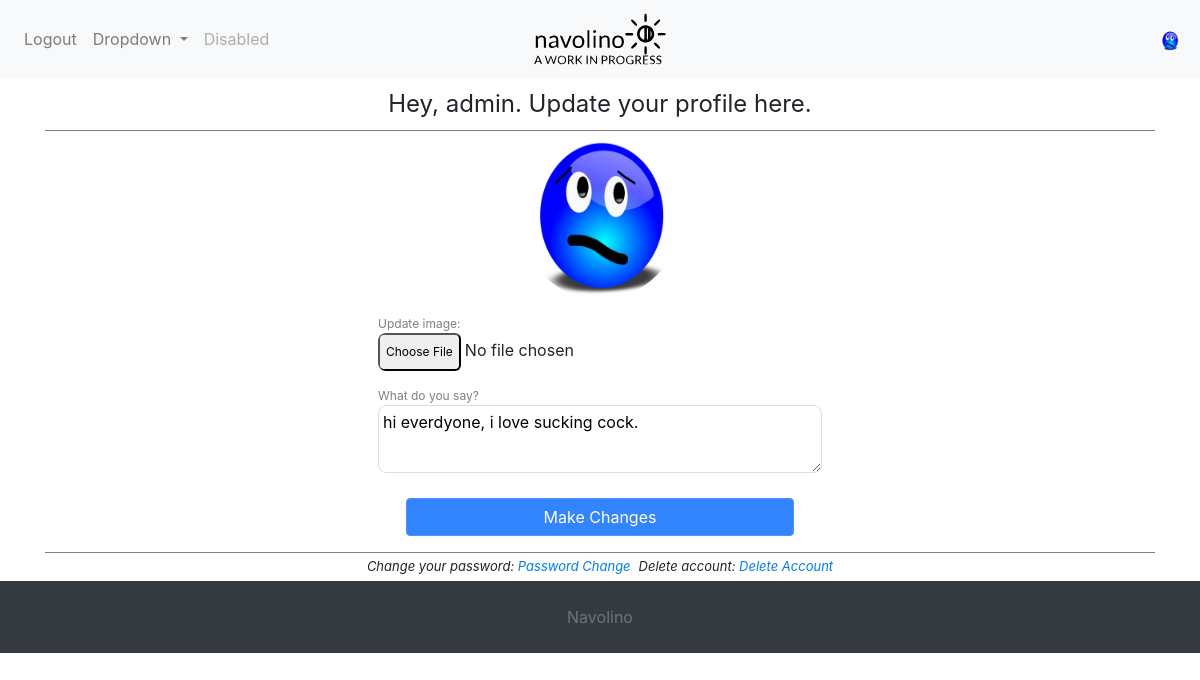
The page /private-profile/ (signed in) on the database as committed earlier.
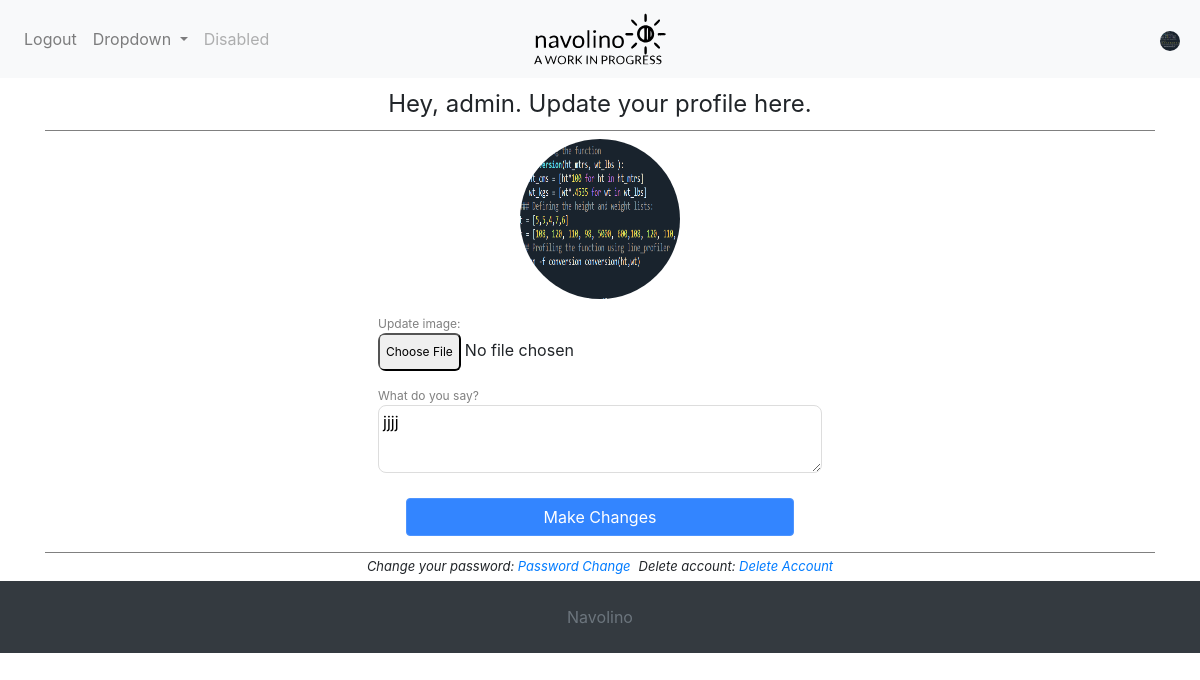
The same page on the database as committed later.
### project/apps/users/models.py (models this page shows)
class User(AbstractUser):
	is_active = models.BooleanField(_('active'), default=True)
	email = models.EmailField(_('email address'), unique=True)
	USERNAME_FIELD = 'email'
	REQUIRED_FIELDS = ['username']
	image = models.ImageField(default=variables.random_image,
		upload_to='profile_pics')
	bio = models.CharField(max_length=variables.MAX_BIO_LENGTH, blank=True,
		null =True)
	joined = models.DateTimeField(default = timezone.now)
	objects = CustomUserManager()

### project/apps/users/views.py (the view)
# urls.py: path('private-profile/', profile, name ='private_profile'),
@login_required()
def profile(request):
	if request.method == 'POST':
		user_form = UserUpdateForm(request.POST, instance=request.user)
		user_file_form = UserFileForm(request.POST, request.FILES,
			instance= request.user)
		if user_form.is_valid() and user_file_form.is_valid():
			user_form.save()
			user_file_form.save()
			messages.success(request, f'Update successful, thank you.')
			return redirect('private_profile')
	else:
		user_form = UserUpdateForm(instance =request.user)
		user_file_form = UserFileForm(instance= request.user)
	context = {'u_form': user_form,
	'p_form': user_file_form}
	return render(request, 'users/profile.html', context)

### project/apps/users/forms.py (shortened to what this page needs)
class UserUpdateForm(forms.ModelForm):
	error_messages = {
	'profanity': _("No profanity, please."),
	}
	class Meta:
		model = UserModel
		fields = ['bio']
		widgets = {'bio': forms.Textarea(attrs={'rows': 2, 'placeholder': '...'})}
		labels = {'bio': 'What do you say?'}
	def __init__(self, *args, **kwargs):
		super().__init__(*args, **kwargs)
		self.error_class=DivErrorList

class UserFileForm(forms.ModelForm):
	error_messages = {
        'invalid_image': _(
            "Select a valid image, please."
        ),
    }
	class Meta:
		model = UserModel
		fields = ['image']
		widgets = {'image': forms.FileInput({"height":"10em", "width":"10em"})}
		labels = {'image': 'Update image:'}
	def __init__(self, *args, **kwargs):
		super().__init__(*args, **kwargs)
		self.error_class=DivErrorList
		self.fields['image'].error_messages = self.error_messages

### project/customized_classes.py (called while the page is built)
	def __str__(self):
		return self.as_divs()

	def as_divs(self):
		if not self:
			return ''
		return mark_safe('<div class="errorlist">%s</div>' % ''\
		.join(['<div class="error"><i class="fa \
			fa-exclamation-triangle"></i>&nbsp;<span>%s</span></div>' % e for e in self]))

### project/apps/users/templates/users/profile.html (shortened to what this page needs)
{% extends "base.html" %}
{% block head %}
{{ block.super }}
<link rel="stylesheet" type="text/css" href="{%static 'users/css/profile.css'%}">
{% endblock head %}
{% block content %}
{% include 'users/profile_form.html'%}
{% endblock content %}

### project/templates/_navigation.html (shortened to what this page needs)
<nav class="navbar navbar-expand-lg navbar-light bg-light">
  <a class="navbar-brand" href="{% url 'blog-base' %}"><img src="{%static 'images/navolino.svg'%}" alt="Navolino"></a>
  <div class="collapse navbar-collapse fast_transition" id="navbarSupportedContent">
    <ul class="navbar-nav mr-auto">
      <li class="nav-item">
        <a class="nav-link"href="{%url 'logout'%}">Logout</a>
      </li>
      <li class="nav-item dropdown js_must">
        <a class="nav-link dropdown-toggle" href="#" id="navbarDropdown" role="button" data-toggle="dropdown" aria-haspopup="true" aria-expanded="false">
          Dropdown
        </a>
      </li>
      <li class="nav-item">
        <a class="nav-link disabled" href="#">Disabled</a>
      </li>
    </ul>
  </div>
{% if user.is_authenticated %}
<div tabindex=0 class="popover__wrapper">
    <img class="nav_img rounded-circle nav_popover" src="{{user.image.url}}" alt="Profile">
  </div>
{% endif %}
</nav>

### project/apps/users/templates/users/profile_form.html (shortened to what this page needs)
<div class="container">
  <form id="profile_form" class = "primary_form js_must" method="POST" enctype = "multipart/form-data">{%csrf_token%}
    <fieldset class="form-group">
      <legend class="form_legend p-2">
        <span>Hey, {{user.username}}. Update your profile here.</span>
      </legend>
      <div class="d-flex justify-content-center">
        <img class="profile_img rounded-circle" src="{{user.image.url}}">
      </div>
      {% for field in p_form %}{% if field.field.required %}
      <div class="form-group required">{% else %}
      <div class="form-group">{% endif %}
        <div>
          <div class="help">{{ field.label_tag }}</div>
        </div>
        <div class= "field_div">
          {{ field }}
        </div>
      </div>{% endfor %}
      {% for field in u_form %}{% if field.field.required %}
      <div class="form-group required">{% else %}
      <div class="form-group">{% endif %}
        <div>
          <div class="help">{{ field.label_tag }}</div>
        </div>
        <div class= "field_div">
          {{ field }}
        </div>
      </div>{% endfor %}
      <div class="form-group">
        <div class="g-recaptcha d-flex justify-content-center" id="recaptcha_v2" style = "display:none"></div>
        <button id="submit_primary"class="btn btn-primary" type="Update">Make Changes</button>
      </div>
    </fieldset>
    <div class="d-flex justify-content-center">
      <div class="row link_flow">
        <i class="p-1">Change your password: <a href="{%url 'password_change'%}">Password Change</a></i>
        <i class="p-1">Delete account: <a href="{%url 'password_reset'%}">Delete Account</a></i>
      </div>
    </div>
  </form>
</div>

Rows that differ between the two databases and show on the page:
changed User "admin": image: picture added in place of a placeholder; bio "hi everdyone, i love sucking cock." → "jjjj"
